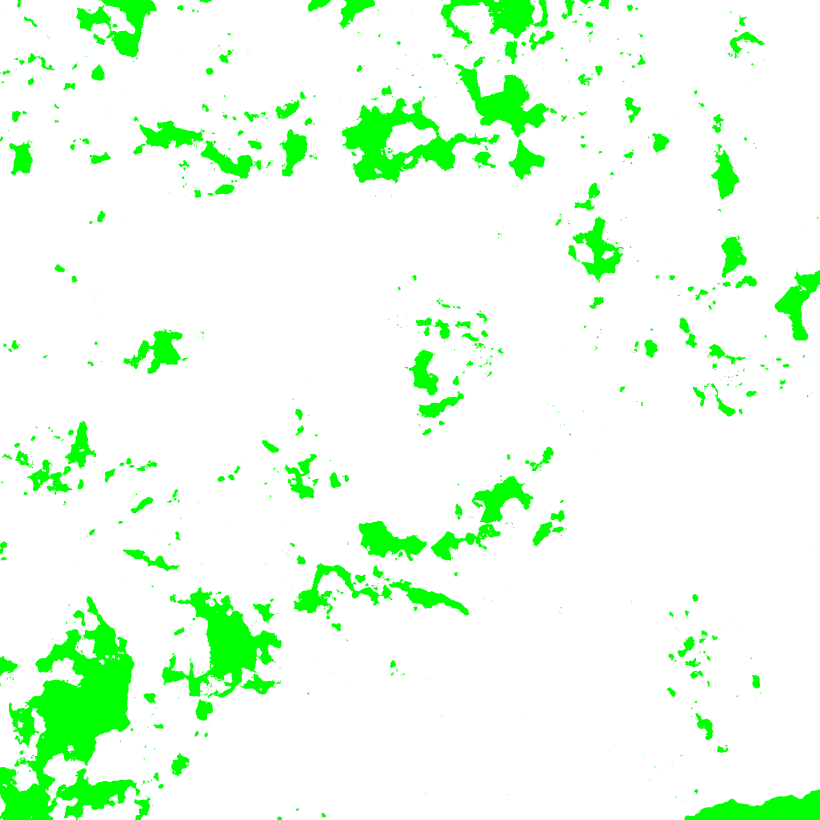
#> input picture data/structures/patch_y3800_x3800_c0_mask.png, 4096 x 4096 px (shown at 1/5 size)
$ python jtpd_analysis.py
#> lines starting #> are read from the running program, lines starting #| are printed output that depends on the picture; after the words box and inside, x2 and y2 are one past the last pixel; in counts of white or black regions, pixels touching at a corner belong together
#!/usr/bin/env python3
"""Scale-aware Joukowsky-Topological Pore Descriptor (JTPD) analysis.

The analysis is restricted to segmented 2-D rock-section fields.  It computes
physically calibrated geometric/topological features, a contour-preserving
Joukowsky shape response, synthetic topology checks, and resolution sensitivity.
"""
from __future__ import annotations

import json
import math
from pathlib import Path

import contourpy
import matplotlib.pyplot as plt
import numpy as np
import pandas as pd
from PIL import Image
from scipy import ndimage

from rock_joukowsky import anisotropy, joukowsky_metrics_v2, polygon_area, polygon_perimeter

ROOT = Path(__file__).resolve().parent
DATA_ROOT = ROOT / "data"
MASK_ROOT = DATA_ROOT / "structures"
METADATA = DATA_ROOT / "Lam_065_metadata.json"
OUT = ROOT / "results"
FIG = ROOT / "figures"
OUT.mkdir(exist_ok=True)
FIG.mkdir(exist_ok=True)

MASKS = [
    MASK_ROOT / "patch_y3800_x3800_c0_mask.png",
    MASK_ROOT / "patch_y7600_x19000_c0_mask.png",
    MASK_ROOT / "patch_y7600_x53200_c0_mask.png",
]
NAMES = ["R1", "R2", "R3"]
A_GRID = np.array([0.00, 0.10, 0.15, 0.20, 0.25, 0.30, 0.35], dtype=float)
MAIN_TARGET = 256
SCALE_TARGETS = [128, 256, 512, 1024]
MIN_SHAPE_AREA_UM2 = 800.0
N_CONTOUR = 128

plt.rcParams.update({
    "font.family": "DejaVu Sans",
    "font.size": 10.5,
    "axes.labelsize": 11,
    "axes.titlesize": 12,
    "legend.fontsize": 9,
    "figure.dpi": 150,
})

def metadata():
    return json.loads(METADATA.read_text(encoding="utf-8"))

def source_pixel_um():
    m = metadata()
    return float(m["physical_scaling"]["pixel_size_x_meters"]) * 1e6

def load_solid_mask(path: Path, target: int) -> np.ndarray:
#> called with target = 256
    rgb = np.asarray(Image.open(path).convert("RGB"))
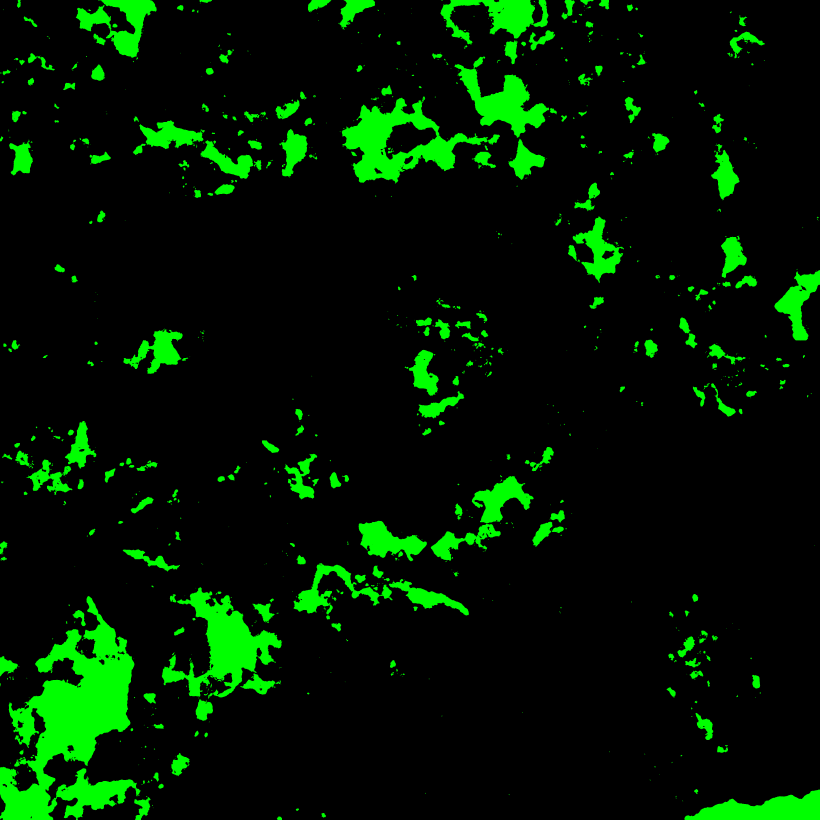
#> rgb: shape (4096, 4096, 3) (shown at 1/5 size); mean R, G, B 0, 24.2, 0
    solid = (rgb[:, :, 1].astype(int) > rgb[:, :, 0].astype(int) + 20) & (
        rgb[:, :, 1].astype(int) > rgb[:, :, 2].astype(int) + 20
    )
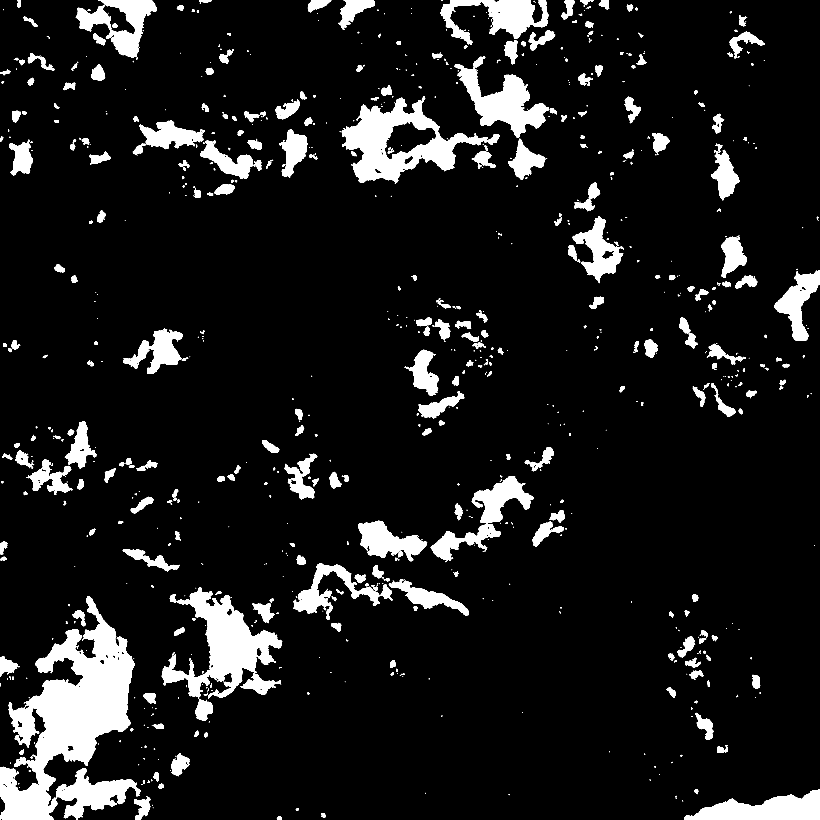
#> solid: shape (4096, 4096) bool (shown at 1/5 size); 9.5% white; 1031 white regions (433 under 20 px), largest, box (x1, y1, x2, y2) and area: (0, 2980, 702, 4096) 347033, (809, 2936, 1411, 3487) 119688, (1708, 489, 2440, 917) 119035
    h, w = solid.shape
#> h = 4096; w = 4096
    if target == h and target == w:
        return solid
    if h % target == 0 and w % target == 0:
        fy, fx = h // target, w // target
#> fy = 16; fx = 16
        reduced = solid.reshape(target, fy, target, fx).mean(axis=(1, 3))
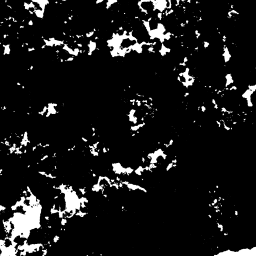
#> reduced: shape (256, 256) float64; min 0, max 1, mean 0.095
        return reduced >= 0.5
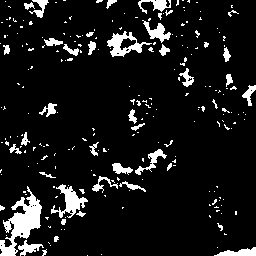
#> returned value: shape (256, 256) bool; 9.3% white; 236 white regions (195 under 20 px), largest, box (x1, y1, x2, y2) and area: (0, 186, 42, 256) 1191, (51, 184, 88, 218) 478, (107, 31, 152, 57) 465
    ys = np.linspace(0, h, target + 1, dtype=int)
    xs = np.linspace(0, w, target + 1, dtype=int)
    out = np.zeros((target, target), bool)
    for iy in range(target):
        for ix in range(target):
            out[iy, ix] = solid[ys[iy]:ys[iy+1], xs[ix]:xs[ix+1]].mean() >= 0.5
    return out

def effective_spacing_um(path: Path, target: int) -> float:
#> called with target = 256
    with Image.open(path) as im:
#> im is the input picture: PIL image 4096x4096 RGBA; mean R, G, B, A 0, 24.2, 0, 24.2
        width = im.size[0]
#> width = 4096
    return source_pixel_um() * width / target

def label(mask: np.ndarray, connectivity: int):
    st = ndimage.generate_binary_structure(2, 2 if connectivity == 8 else 1)
    return ndimage.label(mask, structure=st)

# [27 lines left out: functions topology, phase_stats, not called in this run]

def interface_length(mask: np.ndarray, spacing_um: float) -> float:
    transitions = sum(np.abs(np.diff(mask.astype(np.int8), axis=ax)).sum() for ax in (0, 1))
    return float(transitions * spacing_um)

# [71 lines left out: functions _clean_closed_line, resample_closed, outer_contour, shape_features, not called in this run]

def sample_record(name: str, path: Path, target: int, include_shape: bool = True) -> dict:
    solid = load_solid_mask(path, target)
    pore = ~solid
    spacing = effective_spacing_um(path, target)
    side_mm = target * spacing / 1000.0
    area_mm2 = side_mm ** 2
    ts = topology(pore)
    ps = phase_stats(pore)
    ss = phase_stats(solid)
    rec = {
        "sample": name,
        "target_px": target,
        "effective_pixel_um": spacing,
        "field_side_mm": side_mm,
        "field_area_mm2": area_mm2,
        "pore_area_fraction": ps["fraction"],
        "solid_area_fraction": ss["fraction"],
        "pore_components": ps["n_components"],
        "largest_pore_fraction": ps["largest_component_fraction"],
        "solid_components": ss["n_components"],
        "largest_solid_fraction": ss["largest_component_fraction"],
        **ts,
        "beta0_density_mm2": ts["beta0"] / area_mm2,
        "beta1_density_mm2": ts["beta1"] / area_mm2,
        "euler_density_mm2": ts["euler"] / area_mm2,
        "interface_length_mm_per_mm2": (interface_length(solid, spacing) / 1000.0) / area_mm2,
    }
    if include_shape:
        shapes = shape_features(pore, spacing)
        rec["shape_components"] = shapes
        for a in A_GRID:
            for prefix in ("ja", "jl"):
                vals = np.array([r[f"{prefix}_{a:.2f}"] for r in shapes], float)
                rec[f"{prefix}_{a:.2f}_median"] = float(np.median(vals)) if vals.size else np.nan
                rec[f"{prefix}_{a:.2f}_q25"] = float(np.quantile(vals, .25)) if vals.size else np.nan
                rec[f"{prefix}_{a:.2f}_q75"] = float(np.quantile(vals, .75)) if vals.size else np.nan
    return rec

# [170 lines left out: functions validate_topology, validate_joukowsky_invariance, figure_workflow, figure_fields, figure_joukowsky, figure_scale, not called in this run]

def main():
    main_records=[sample_record(n,p,MAIN_TARGET,True) for n,p in zip(NAMES,MASKS)]
    scale_records=[sample_record(n,p,t,False) for n,p in zip(NAMES,MASKS) for t in SCALE_TARGETS]
    topo_check=validate_topology()
    inv=validate_joukowsky_invariance()
    if not all(v["pass"] for v in topo_check.values()):
        raise RuntimeError(f"Topology validation failed: {topo_check}")
    # Compact tables.
    compact_keys=[
        "sample","effective_pixel_um","field_side_mm","pore_area_fraction",
        "pore_components","largest_pore_fraction","beta0","beta1","euler",
        "beta0_density_mm2","beta1_density_mm2","euler_density_mm2",
        "percolates_x","percolates_y","interface_length_mm_per_mm2",
        "ja_0.25_median","jl_0.25_median",
    ]
    pd.DataFrame([{k:r.get(k) for k in compact_keys} for r in main_records]).to_csv(OUT/"jtpd_summary.csv",index=False)
    pd.DataFrame(scale_records).drop(columns=["shape_components"],errors="ignore").to_csv(OUT/"scale_sensitivity.csv",index=False)
    payload={
        "metadata":metadata(),
        "method":{
            "main_target_px":MAIN_TARGET,
            "source_pixel_um":source_pixel_um(),
            "effective_main_pixel_um":effective_spacing_um(MASKS[0],MAIN_TARGET),
            "connectivity":"8-connected pore foreground; 4-connected complement for holes",
            "min_shape_area_um2":MIN_SHAPE_AREA_UM2,
            "contour_samples":N_CONTOUR,
            "joukowsky_alpha_grid":A_GRID.tolist(),
        },
        "samples":main_records,
        "topology_validation":topo_check,
        "joukowsky_invariance":inv,
    }
    (OUT/"jtpd_results.json").write_text(json.dumps(payload,indent=2,ensure_ascii=False),encoding="utf-8")
    figure_workflow(main_records)
    figure_fields(main_records)
    figure_joukowsky(main_records)
    figure_scale(scale_records)
    print(pd.read_csv(OUT/"jtpd_summary.csv").to_string(index=False))
    print("\\nTopology checks:",topo_check)
    print("Joukowsky invariance max relative error:",inv["overall_max"])

if __name__=="__main__":
#> (the run stopped early here; a loop or call above may not have finished)
